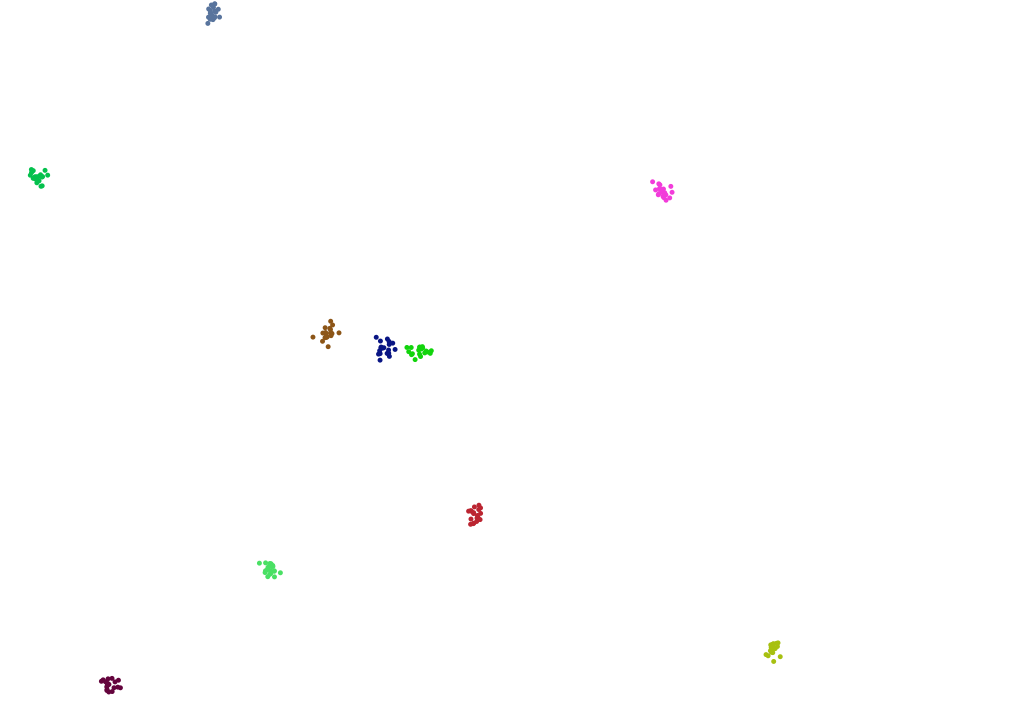
Frame 1 (no input)
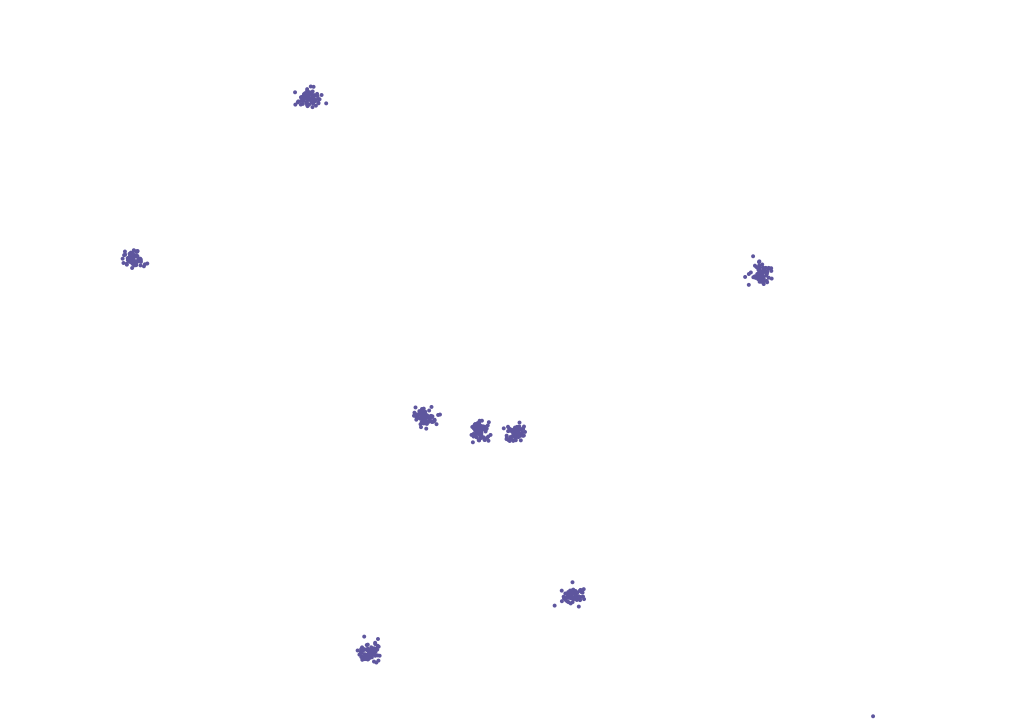
Frame 60 (the mouse pressed at the canvas centre just before this capture)
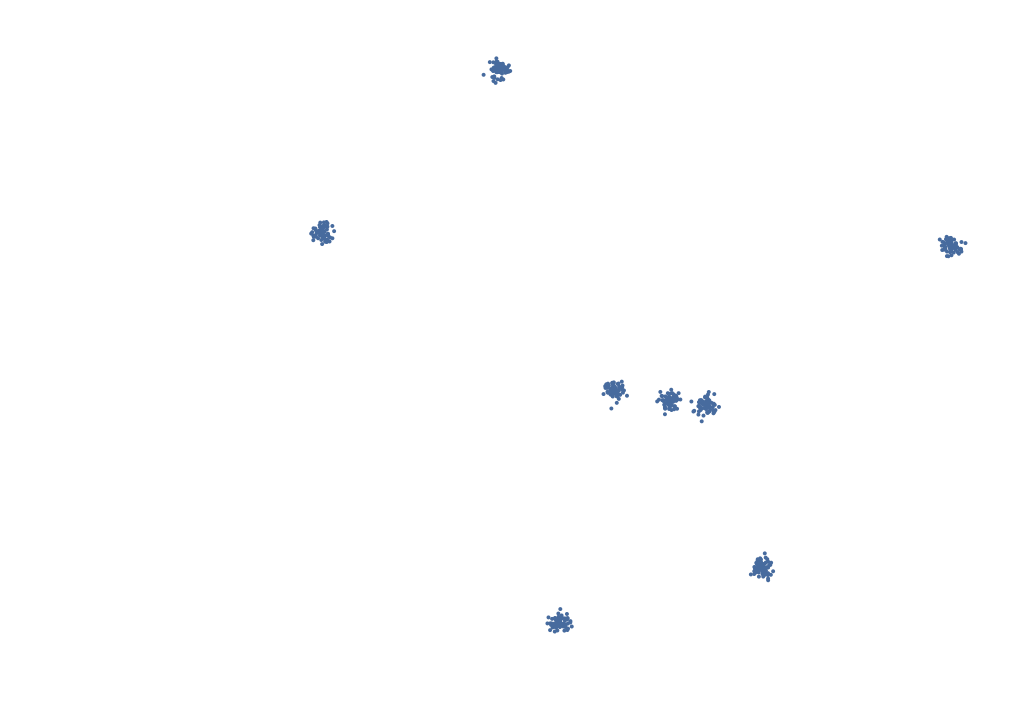
Frame 120 (the mouse held since frame 60 and released just before this capture)

The Processing sketch that drew these frames (run headless with seeded random() and noise(); from frame 60 on, the mouse is pressed at the canvas centre):

// Processing sketch: sketch_2_4_Force_and_Mass
// ── sketch_2_4_Force_and_Mass.pde
import java.util.Random;
Mover[] movers = new Mover[10];

PVector helium, wind;
float dwindx, dwindy;
int timer;

void setup(){
  size(1020, 720);
  background(255);
  for (int i = 0; i < movers.length; i++){
    movers[i] = new Mover(); 
  }
  helium = new PVector(0, -0.001);  // Helium
  wind   = new PVector(0,  0  );  // Wind
}

void draw(){
  background(255);
  if (timer == 15){ // Change Direction of Wind
      wind = new PVector(
        map(noise(dwindx), 0, 1, -0.01,  0.01),
        map(noise(dwindy), 0, 1, -0.001,  0.001)
      );
      dwindx+=0.001;
      dwindy+=0.001;
      timer=0;
  }
   else {
     timer++;
   }
  
  // Apply Forces
  for (int i = 0; i < movers.length; i++){
    movers[i].applyForce(wind);
    movers[i].applyForce(helium);
    movers[i].update();
    }
    println(wind);
  }


public class Mover {
  // Movement
  PVector location, velocity, acceleration;  
  
  float mass;
  
  int timer; // Update once a cycle.
  
  //boolean mouseBait;
  
  Splatter brush;
  
  Mover() {
    location = new PVector(random(width), random(height));
    velocity = new PVector(0,1);
    acceleration = new PVector(0,0);
    mass = 0.05;
    
    timer = 0;  
    
    //mouseBait = false;
    brush = new Splatter();
    
    brush.setColor(
      int(random(255)),
      int(random(255)),
      int(random(255)),
      255
      );   
  }
  
  void update() { 
    
    this.display();
    this.move();
  
    if (timer == 3) {
      brush.changeAll();
      timer = 0;
    }
    else
      timer++;
  }
  void applyForce(PVector force){
    // a = f/m
    // Copy of vector used b/c Java ref 
    // would affect original.
       
       PVector f = PVector.div(force, mass);
    // Force acts upon acceleration.
       acceleration.add(f);
  }

  void move() {
    velocity.add(acceleration);   
    location.add(velocity);
    acceleration.mult(0);
    this.checkEdges();
  } 
  
  void checkEdges(){
    if ((location.x >= width)  || (location.x <= 0 )) {
      velocity.x *= -1;
      brush.changeAll();
    }
    if ((location.y >= height) || (location.y <= 0))  {
      velocity.y *= -1;
      brush.changeAll();
    }
  }
  void display() {
    brush.splatter(
      int(location.x),
      int(location.y)
      );
  }
}


public class Splatter {
  int    r,  g,  b,  t; // red, green, blue, transparency.
  float tr, tg, tb, tt; // rate of transition for each variable.
    
  int sizex, sizey;  // Speckle size.
  float tx, ty;      // rate of transition.
  
  int    d; // Diameter
  float td;
  
  int    n; // Number of splatter marks.
  float tn;
  
  float sd; // Standard deviation of distribution of splatter.
  float ts;

 Random gen; // Generator
 
 Splatter () {
    r = g = b = 0;
    tr = 0;
    tg = 5000;
    tb = tg*tg;
    
    t = 255;
    
    sizex = sizey = 5;
    tx = 0.5;
    //ty = 0.1;
    
    d  =  5;
    td =  0.01;
    
    n  = 20;
    tn =  0.5;
    
    sd = 5.0;
    ts = 0.1;   
    gen = new Random();
  }
  
  void splatter(int d0, int d1) {

    int sd  = 5;
    // Mean is (d0, d1)

    noStroke();
    smooth();
    fill(r, g, b, t);

    for (int i = 0; i < n; i++) {
      float x = (float) gen.nextGaussian();
      float y = (float) gen.nextGaussian();
      ellipse(
        sd*x+d+d0,
        sd*y+d+d1,
        sizex,
        sizey
      );
    }
  }
  void setColor(int r_, int g_, int b_, int t_) {
    r = r_;
    g = g_;
    b = b_;
    t = t_;
  } void colorChange() {
    r = int(map(noise(tr), 0, 1, 0, 255));
    g = int(map(noise(tg), 0, 1, 0, 255));
    b = int(map(noise(tb), 0, 1, 0, 255));   
    tr+=0.1;
    tg+=0.1;
    tb+=0.1;   
  }
  
  void setSplatter(int d_, int n_){
    d = d_;
    n = n_;
  } void splatterChange(){
    d = int(map(noise(td), 0, 1, 0, 100));
    n = int(map(noise(tn), 0, 1, 0, 150));
  }
  
  void setDropSize(int sizex_, int sizey_){
    sizex = sizex_;
    sizey = sizey_;
  } void changeDropSize(){
    sizex = sizey = int(map(noise(tx), 0, 1, 0, 10));
    //sizey = int(random(10));
  }
  
  void setSigma(float sd_){
    sd = sd_;
  } void changeSigma(){
    sd = map(noise(ts), 0, 1, 0, 30);
  }
  
  void changeAll(){
    this.colorChange();
    this.splatterChange();
    this.changeDropSize();
    this.changeSigma();
  }
}
